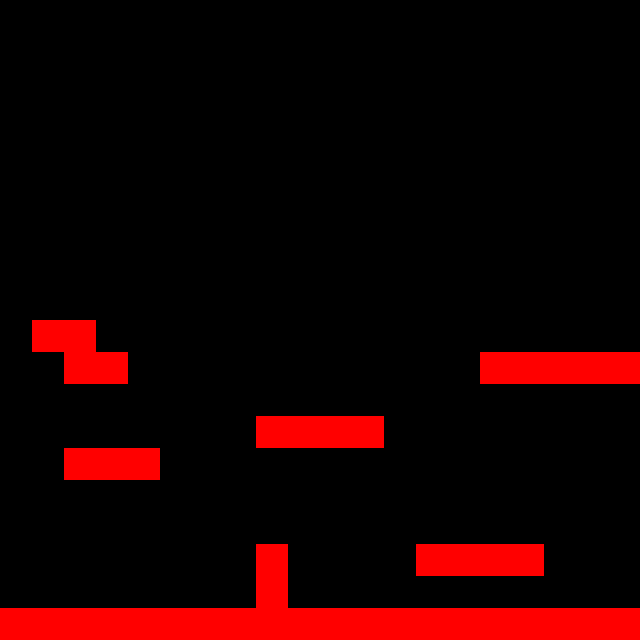

The image is a tile-based game level rendered from a .tmx file. Its description and source (layers, tilesets, objects; grid data summarised) follow:
An orthogonal 20x20 tile map with 32x32 px tiles, 1 tile layer (Tile Layer 1).

<map version="1.0" orientation="orthogonal" width="20" height="20" tilewidth="32" tileheight="32">
 <tileset firstgid="1" name="tile" tilewidth="32" tileheight="32">
  <image source="tile.png" width="32" height="32" />
 </tileset>
 <layer name="Tile Layer 1" width="20" height="20">
  <data>[400 cells, 42 non-empty, 1 distinct tile ids]</data>
 </layer>
</map>
